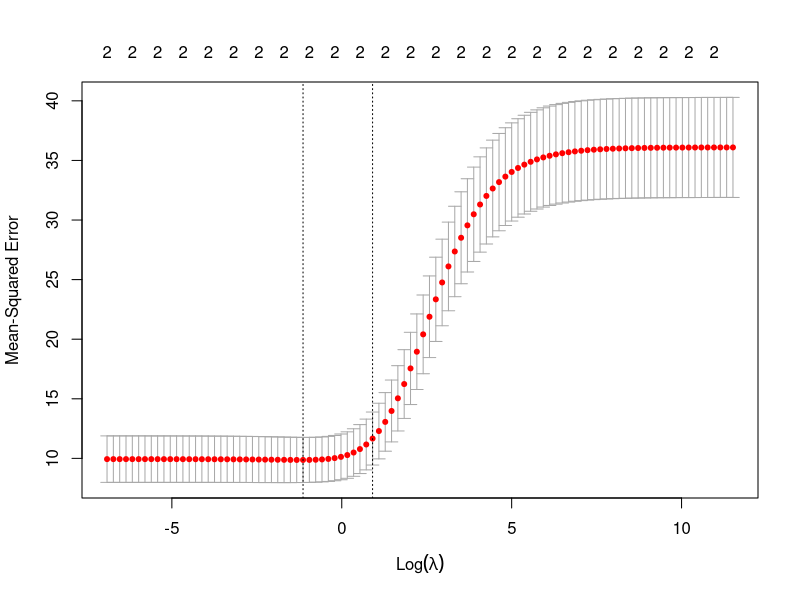
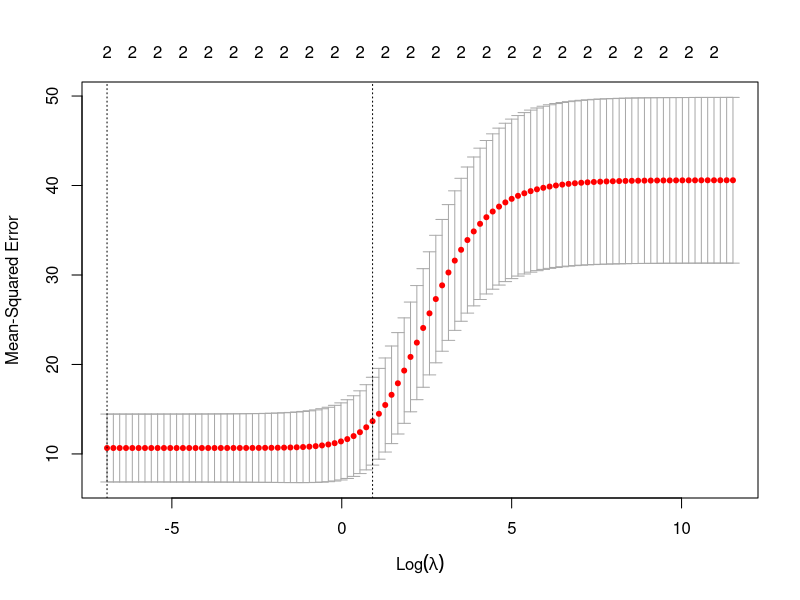
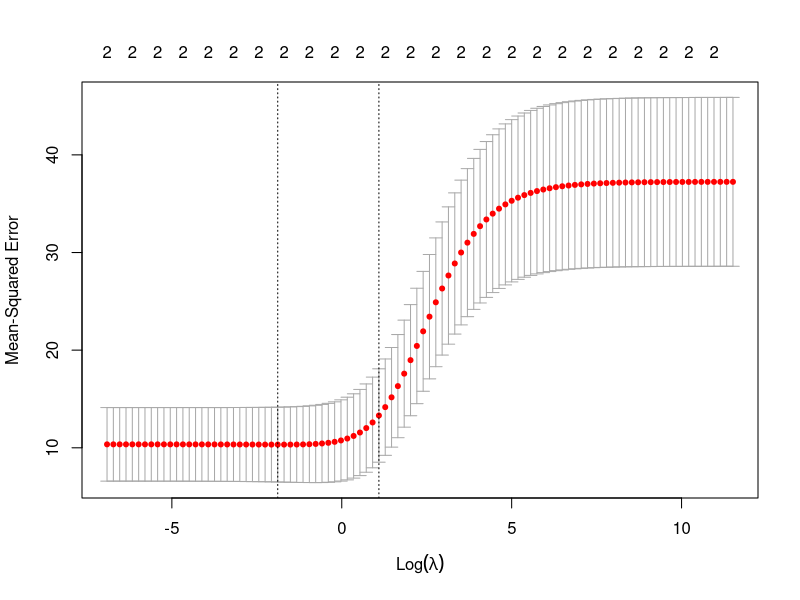
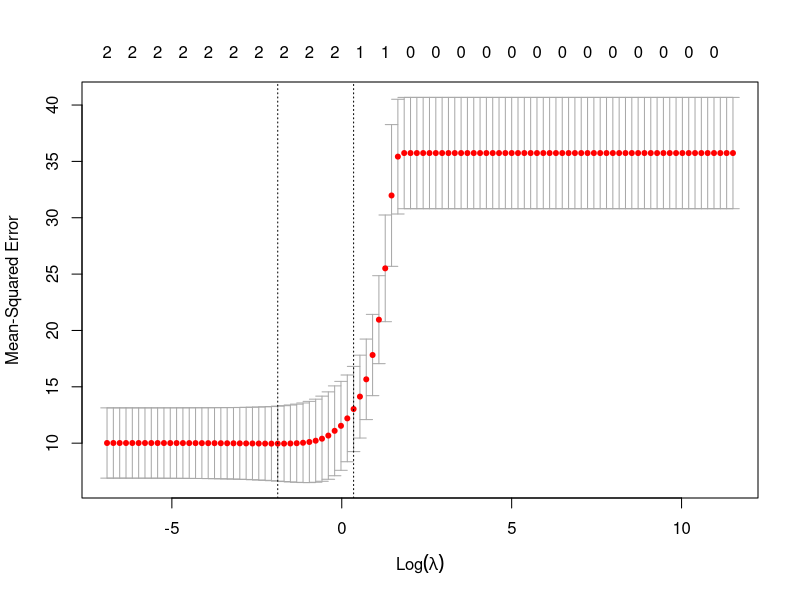
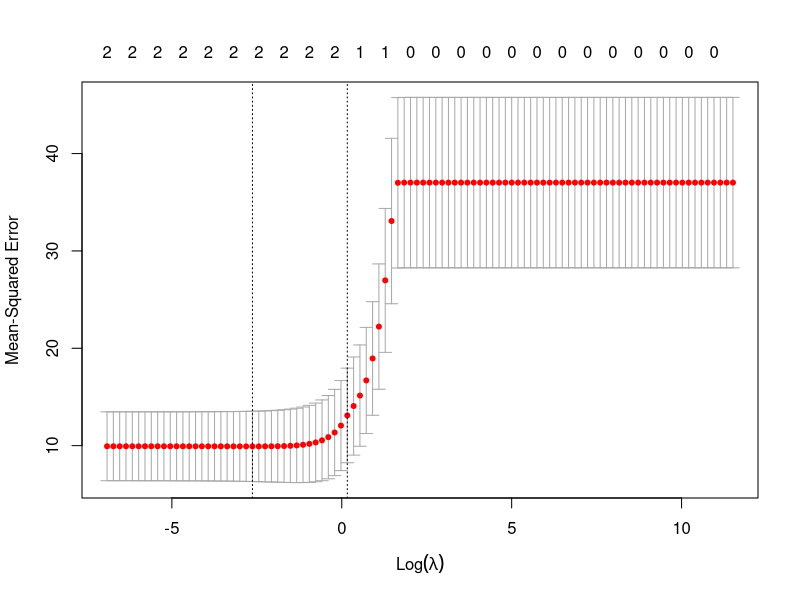
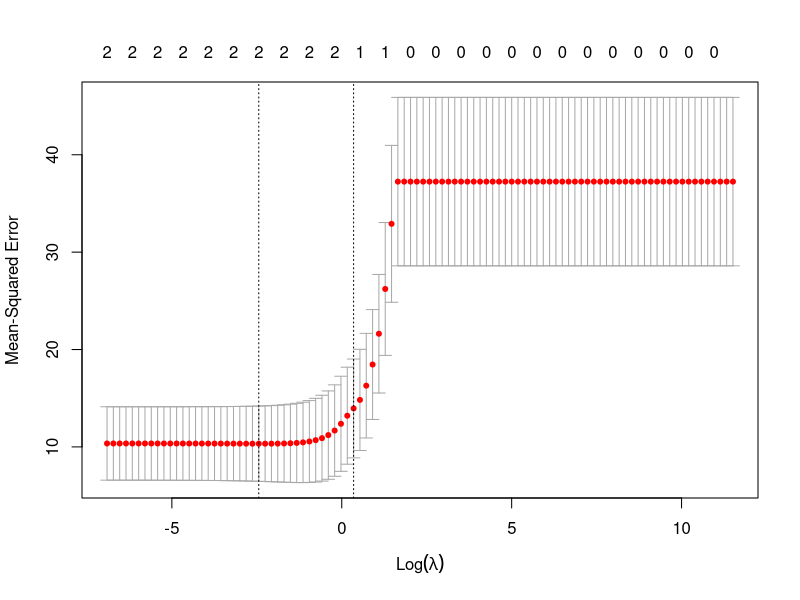
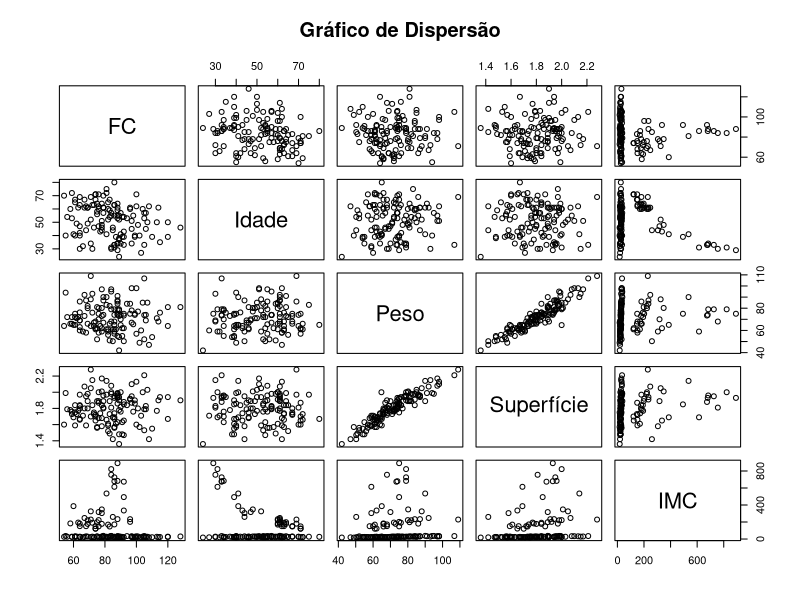

These charts were generated, in order, by the following R code:
## ---- chunk 1
library(here)
library(caret)
library(dplyr)
library(glmnet)
library(readxl)
library(magrittr)
## ---- chunk 2
table = read.csv(file = here('ep3/ex1', 'table.csv'), header=TRUE, sep=';')
table
## ---- chunk 3
qnorm(0.975)
## ---- chunk 4
y=exp(0.33); y
## ---- chunk 5
w=exp(-0.03); w
## ---- chunk 6
LI=y-qnorm(0.975)*0.10; LI
## ---- chunk 7
LS=y+qnorm(0.975)*0.10; LS
## ---- chunk 8
LI=w-qnorm(0.975)*0.005; LI
## ---- chunk 9
LS=w+qnorm(0.975)*0.005; LS
## ---- chunk 10
exp15=0.69+0.33*1-0.03*(15-5); exp15
## ---- chunk 11
esteira <- read_xls(here('data', 'esteira.xls'), range = cell_cols("B:D"))
esteira
## ---- chunk 12
names(esteira)
## ---- chunk 13
set.seed(123)
exemplos_treino <- esteira$VO2 %>% createDataPartition(p=0.8, list=FALSE)
train <- esteira[c(exemplos_treino), ]
test <- esteira[-exemplos_treino, ]

X <- model.matrix(VO2~., train) [,-1]
X_test <- model.matrix(VO2~., test) [,-1]
y <- train$VO2
## ---- chunk 14
cv_ridge <- cv.glmnet(X, y, alpha = 0)
cv_ridge$lambda.min
## ---- chunk 15
model_ridge <- glmnet(X, y, alpha = 0, lambda = cv_ridge$lambda.min)
coef(model_ridge)
## ---- chunk 16
ridge <- model.matrix(VO2 ~., test)[,-1]
predict_ridge <- model_ridge %>% predict(X_test) %>% as.vector()
data.frame(RMSE = RMSE(predict_ridge, test$VO2), Rsquare = R2(predict_ridge, test$VO2))
## ---- chunk 17
set.seed(123)
cv_lasso = cv.glmnet(X, y, alpha = 1)
cv_lasso$lambda.min
## ---- chunk 18
model_lasso <- glmnet(X, y, alpha = 1, lambda = cv_lasso$lambda.min)
coef(model_lasso)
## ---- chunk 19
predict_lasso <- model_lasso %>% predict(X_test) %>% as.vector()
data.frame(RMSE = RMSE(predict_lasso, test$VO2),Rsquare = R2(predict_lasso, test$VO2))
## ---- chunk 20
set.seed(123)
model_elastic <- train(VO2~., data=train, method="glmnet", trControl = trainControl("cv", number = 10), tuneLenght = 10)
model_elastic$bestTune
## ---- chunk 21
coef(model_elastic$finalModel, model_elastic$bestTune$lambda)
## ---- chunk 22
X_elastic = model.matrix(VO2~., test)[,-1]
predict_elastic <- model_elastic %>% predict(X_elastic)
data.frame(RMSE = RMSE(predict_elastic, test$VO2), Rsquare = R2(predict_elastic, test$VO2))
## ---- chunk 23
table = read.csv(file = here('ep3/ex2', 'table.csv'), header=TRUE)
table
## ---- chunk 24
esteira <- read_xls(here('data', 'esteira.xls'), range = cell_cols("B:D"))
esteira
## ---- chunk 25
names(esteira)
## ---- chunk 26
# centralizando o conjunto
y <- esteira %>% select(VO2) %>% scale(center = TRUE, scale = FALSE) %>% as.matrix()
X <- esteira %>% select(-VO2) %>% as.matrix()

# Realiza o k-fold Cross-Validation pra escolher o Lambda
# Vetor lambdas_to_try de -3 a 5, com tamanho 100
lambdas_to_try <- 10^seq(-3, 5, length.out = 100)

ridge_cv_4 <- cv.glmnet(X, y, alpha = 0, lambda = lambdas_to_try, standardize = TRUE, nfolds = 4)

ridge_cv_10 <- cv.glmnet(X, y, alpha = 0, lambda = lambdas_to_try, standardize = TRUE, nfolds = 10)

# Para LeaveOneOut CV
n = length(y)  #n = 28
ridge_cv_n <- cv.glmnet(X, y, alpha = 0, lambda = lambdas_to_try, standardize = TRUE, nfolds = n)
## ---- chunk 27
plot(ridge_cv_4)
## ---- chunk 28
plot(ridge_cv_10)
## ---- chunk 29
plot(ridge_cv_n)
## ---- chunk 30
print(list(ridge_cv_4$lambda.min, ridge_cv_10$lambda.min, ridge_cv_n$lambda.min))
## ---- chunk 31
ridge_4 <- glmnet(X, y, alpha=0, lambda = ridge_cv_4$lambda.min, standardize = TRUE)
ridge_10 <- glmnet(X, y, alpha=0, lambda = ridge_cv_10$lambda.min, standardize = TRUE)
ridge_n <- glmnet(X, y, alpha=0, lambda = ridge_cv_n$lambda.min, standardize = TRUE)
 
print(list(coef(ridge_4), coef(ridge_10), coef(ridge_n)))
## ---- chunk 32
y_predict_4 <- predict(ridge_4, X)
y_predict_10 <- predict(ridge_10, X)
y_predict_n <- predict(ridge_n, X)

## ---- chunk 33

ssr_cv_4 <- t(y - y_predict_4) %*% (y - y_predict_4)
ssr_cv_10 <- t(y - y_predict_10) %*% (y - y_predict_10)
ssr_cv_n <- t(y - y_predict_n) %*% (y - y_predict_n)
print(list(ssr_cv_4, ssr_cv_10, ssr_cv_n))
## ---- chunk 34
rsq_ridge_4 <- cor(y, y_predict_4)^2
rsq_ridge_10 <- cor(y, y_predict_10)^2
rsq_ridge_n <- cor(y, y_predict_n)^2
print(list(rsq_ridge_4, rsq_ridge_10, rsq_ridge_n))
## ---- chunk 35
######################## LASSO ###########################
lasso_cv_4 <- cv.glmnet(X, y, alpha=1, lambda = lambdas_to_try, standardize = TRUE, nfolds = 4)
lasso_cv_10 <- cv.glmnet(X, y, alpha=1, lambda = lambdas_to_try, standardize = TRUE, nfolds = 10)
lasso_cv_n <- cv.glmnet(X, y, alpha=1, lambda = lambdas_to_try, standardize = TRUE, nfolds = n)
## ---- chunk 36
plot(lasso_cv_4)
## ---- chunk 37
plot(lasso_cv_10)
## ---- chunk 38
plot(lasso_cv_n)
## ---- chunk 39
# Lambdas
print(list(lasso_cv_4$lambda.min, lasso_cv_10$lambda.min, lasso_cv_n$lambda.min))
## ---- chunk 40
# Modelos
lasso_4 <- glmnet(X, y, alpha = 1, lambda = lasso_cv_4$lambda.min, standardize = TRUE)
lasso_10 <- glmnet(X, y, alpha = 1, lambda = lasso_cv_10$lambda.min, standardize = TRUE)
lasso_n <- glmnet(X, y, alpha = 1, lambda = lasso_cv_n$lambda.min, standardize = TRUE)
 
print(list(coef(lasso_4), coef(lasso_10), coef(lasso_n)))
## ---- chunk 41
# Predições
y_lasso_4 <- predict(lasso_4, X)
y_lasso_10 <- predict(lasso_10, X)
y_lasso_n <- predict(lasso_n, X)
## ---- chunk 42
# Resíduos
ssr_lasso_4 <- t(y - y_lasso_4) %*% (y - y_lasso_4)
ssr_lasso_10 <- t(y - y_lasso_10) %*% (y - y_lasso_10)
ssr_lasso_n <- t(y - y_lasso_n) %*% (y - y_lasso_n)
 
print(list(ssr_lasso_4, ssr_lasso_10, ssr_lasso_n))
## ---- chunk 43
# Ajuste R²
rsq_lasso_4 <- cor(y, y_lasso_4)^2
rsq_lasso_10 <- cor(y, y_lasso_10)^2
rsq_lasso_n <- cor(y, y_lasso_n)^2
print(list(rsq_lasso_4, rsq_lasso_10, rsq_lasso_n))
## ---- chunk 44
#Separando o DataSet
names(esteira)
## ---- chunk 45
# separando em dados de teste e treino para CV
set.seed(123)
exemplos_treino <- esteira$VO2 %>% createDataPartition(p=0.8, list=FALSE)

train <- esteira[c(exemplos_treino), ]
test <- esteira[-exemplos_treino, ]

train_center <- train %>% scale(center = TRUE, scale = FALSE)
test_center <- test %>% scale(center = TRUE, scale = FALSE)
## ---- chunk 46
#Variaveis de predição
X <- model.matrix(VO2~., train) [,-1] # n = 24
y <- train$VO2

X_center <- model.matrix(VO2~., as.data.frame(train_center)) [,-1]
y_center <- as.data.frame(train_center)$VO2
## ---- chunk 47
#usando o pacote caret
#Definindo o Range possível de Lambda
lambda <- 10^seq(-3, 3, length = 100)
## ---- chunk 48
#ridge
set.seed(123)
ridge <- train(VO2~., data = train, method = "glmnet", trControl = trainControl("cv", number = 4), tuneGrid = expand.grid(alpha = 0, lambda = lambda))
ridge$bestTune$lambda
 
coef(ridge$finalModel, ridge$bestTune$lambda)
 
predictions_ridge <- ridge %>% predict(test)
data.frame(RMSE = RMSE(predictions_ridge, test$VO2),Rsquare = R2(predictions_ridge, test$VO2))
## ---- chunk 49
#Lasso
set.seed(123)
lasso <- train(VO2~., data = train, method = "glmnet", trControl = trainControl("cv", number = 4), tuneGrid = expand.grid(alpha = 1, lambda = lambda))
lasso$bestTune$lambda

coef(lasso$finalModel, lasso$bestTune$lambda)

predictions_lasso = lasso %>% predict(test)

data.frame(RMSE = RMSE(predictions_lasso, test$VO2),Rsquare = R2(predictions_lasso, test$VO2))
## ---- chunk 50
# Elastic (deveria ser o mesmo do anterior)
set.seed(123)
elastic <- train(VO2~., data = train, method = "glmnet", trControl = trainControl("cv", number = 4), tuneLength = 10)
elastic$bestTune$lambda

coef(elastic$finalModel, elastic$bestTune$lambda)
 
predictions_elastic = elastic %>% predict(test)
data.frame(RMSE = RMSE(predictions_elastic, test$VO2), Rsquare = R2(predictions_elastic, test$VO2)) 

models <- list(ridge = ridge, lasso = lasso, elastic = elastic)
resamples(models) %>% summary( metric = "RMSE")
## ---- chunk 51
esforco = read_xlsx(here('ep3/ex3', 'esforco.xlsx'))
esforco
## ---- chunk 52
# Holdout
set.seed(123)
train_samples <- esforco$FC %>% createDataPartition(p=0.8, list=FALSE)

treino <- esforco[c(train_samples), ]
teste <- esforco[-train_samples, ]
X <- model.matrix(FC~., treino)[,-1]
y <- treino$FC
treino_center <- treino %>% scale(center = TRUE, scale = FALSE)
teste_center <- teste %>% scale(center = TRUE, scale = FALSE)
X_center <- X %>% scale(center = TRUE, scale = FALSE)
y_center <- y %>% scale(center = TRUE, scale = FALSE)
## ---- chunk 53
#### RIDGE
ridge_cv_4 <- cv.glmnet(X, y, alpha = 0, nfolds = 4)
ridge_cv_4$lambda.min
## ---- chunk 54
ridge_cv_10 <- cv.glmnet(X, y, alpha = 0, nfolds = 10)
ridge_cv_10$lambda.min
## ---- chunk 55
ridge_4 <- glmnet(X, y, alpha = 0, lambda = ridge_cv_4$lambda.min, nfolds = 4)
coef(ridge_4)
## ---- chunk 56
ridge_10 <- glmnet(X, y, alpha = 0, lambda = ridge_cv_10$lambda.min, nfolds = 10)
coef(ridge_10)
## ---- chunk 57
X_teste <- model.matrix(FC~., teste)[,-1]
ridge_pred_4 <- ridge_4 %>% predict(X_teste)
ridge_pred_10 <- ridge_10 %>% predict(X_teste)
## ---- chunk 58
data.frame(RMSE = RMSE(ridge_pred_4, teste$FC), Rsquare = R2(ridge_pred_4, teste$FC))
## ---- chunk 59
data.frame(RMSE = RMSE(ridge_pred_10, teste$FC), Rsquare = R2(ridge_pred_10, teste$FC))
## ---- chunk 60
############## CENTRALIZADO #################
ridge_cv_10_c <- cv.glmnet(X_center, y_center, alpha = 0, nfolds = 10)
ridge_cv_10_c$lambda.min
## ---- chunk 61
ridge_10_c <- glmnet(X_center, y_center, alpha = 0, lambda = ridge_cv_10_c$lambda.min)
coef(ridge_10_c)
## ---- chunk 62
X_teste_c <-model.matrix(FC~., as.data.frame(teste_center))[,-1]
ridge_pred_10_c <- ridge_10_c %>% predict (X_teste_c)
data.frame(RMSE = RMSE(ridge_pred_10_c, teste_center[,1]), Rsquare = R2(ridge_pred_10_c, teste_center[,1]))
## ---- chunk 63
## LASSO
set.seed(123)
lasso_cv <- cv.glmnet(X, y, aplha = 1, lambda = NULL, nfolds = 10)
lasso_cv$lambda.min
## ---- chunk 64
lasso <- glmnet(X, y, alpha = 1, lambda = lasso_cv$lambda.min, nfolds = 10)
coef(lasso)
## ---- chunk 65
lasso_pred <- lasso %>% predict(X_teste) %>% as.vector()
data.frame(RMSE = RMSE(lasso_pred, teste$FC), Rsquare = R2(lasso_pred, teste$FC))
## ---- chunk 66
### LASSO CENTER
lasso_cv_c <- cv.glmnet(X_center, y_center, alpha = 1, lambda = NULL, nfolds = 10)
lasso_cv_c$lambda.min
## ---- chunk 67
lasso_c <- glmnet(X_center, y_center, alpha = 1, lambda = lasso_cv_c$lambda.min, nfolds = 10)
coef(lasso_c)
## ---- chunk 68
lasso_pred_c <- lasso_c %>% predict(X_teste_c)
data.frame(RMSE = RMSE(lasso_pred_c, teste_center[,1]), Rsquare = R2(lasso_pred_c, teste_center[,1]))
## ---- chunk 69
##TESTE CARET PACKAGE
set.seed(123)
lambda <- 10^seq(-3, 3, length=100)
 
ridge1 <- train(FC~., data = treino, method = "glmnet", trControl = trainControl("cv", number = 10), tuneGrid = expand.grid(alpha = 0, lambda = lambda))
coef(ridge1)
## ---- chunk 70
coef(ridge1$finalModel, ridge1$bestTune$lambda)
## ---- chunk 71
ridge1_pred <- ridge1 %>% predict(teste)
data.frame(RMSE = RMSE(ridge1_pred, teste$FC), Rsquare = R2(ridge1_pred, teste$FC))
## ---- chunk 72
# Lasso
lasso1 <- train(FC~., data = treino, method = "glmnet", trControl = trainControl("cv", number = 10), tuneGrid = expand.grid(alpha = 1, lambda = lambda))
coef(lasso1$finalModel, lasso1$bestTune$lambda)
## ---- chunk 73
lasso1_pred <- lasso1 %>% predict(X_teste)
data.frame(RMSE = RMSE(lasso1_pred, teste$FC), Rsquare = R2(lasso1_pred, teste$FC))
## ---- chunk 74
## ELASTIC
set.seed(123)
elastic <- train(FC~., data=treino, method = "glmnet", trControl = trainControl ("cv", number = 10), tuneLenght = 10)
elastic$bestTune
## ---- chunk 75
coef(elastic$finalModel, elastic$bestTune$lambda)
## ---- chunk 76
pred <- elastic %>% predict(X_teste)
data.frame(RMSE = RMSE(pred, teste$FC), Rsquare = R2(pred, teste$FC))
## ---- chunk 77
# Comparação entre os modelos
models <- list(ridge = ridge1, lasso = lasso1, elastic = elastic)
resamples(models) %>% summary( metric = "RMSE")

## ---- chunk 78
ridge2 <- train(FC~., data = treino, method = "glmnet", trControl = trainControl("cv", number = 10), tuneGrid = expand.grid(alpha = 0, lambda = lambda))
coef(ridge2$finalModel, ridge2$bestTune$lambda)
## ---- chunk 79
ridge2_pred <- ridge2 %>% predict(X_teste)
data.frame(RMSE = RMSE(ridge2_pred, teste$FC), Rsquare = R2(ridge2_pred, teste$FC))
## ---- chunk 80
#Lasso
lasso2 <- train(FC~., data = treino, method = "glmnet", trControl = trainControl("cv", number = 10), tuneGrid = expand.grid(alpha = 1, lambda = lambda))

coef(lasso2$finalModel, lasso2$bestTune$lambda)
## ---- chunk 81
lasso2_pred <- lasso2 %>% predict(X_teste)
data.frame(RMSE = RMSE(lasso2_pred, teste$FC), Rsquare = R2(lasso2_pred, teste$FC))
## ---- chunk 82
#Elastic
elastic2 <- train(FC~., data=treino, method = "glmnet", trControl = trainControl ("cv", number = 10), tuneLenght = 10)
elastic2$bestTune
## ---- chunk 83
coef(elastic2$finalModel, elastic2$bestTune$lambda)
## ---- chunk 84
elastic2_pred <- elastic2 %>% predict(X_teste)
data.frame(RMSE = RMSE(elastic2_pred, teste$FC), Rsquare = R2(elastic2_pred, teste$FC))
## ---- chunk 85
# Comparação entre os modelos
models <- list(ridge = ridge2, lasso = lasso2, elastic = elastic2)
resamples(models) %>% summary( metric = "RMSE")
## ---- chunk 86
pairs(esforco, main="Gráfico de Dispersão") 
## ---- chunk 87
cor(esforco)
## ---- chunk 88
# método stepwise
RLM.vacio=lm(formula=FC~1,esforco)
RLM.Completo=lm(formula = FC~.,esforco)
RLM.stepwise=step(RLM.vacio,scope=list(lower=RLM.vacio,upper=RLM.Completo),direction = "both")
## ---- chunk 89
summary(RLM.stepwise)
## ---- chunk 90
x <- rnorm(100); x
## ---- chunk 91
e <- rnorm(100); e
## ---- chunk 92
Bi = 5
y <- Bi + Bi*x + Bi*x^2 + Bi*x^3 + e
head(y)

## ---- chunk 93
### polinomial de grau 3
 
modelo4 <- lm(y~poly(x, 3))
summary(modelo4)

## ---- chunk 94
BIC(modelo4)
## ---- chunk 95
# polinomial de grau 2

modelo4_2 <- lm(y~poly(x, 2))
summary(modelo4_2)
## ---- chunk 96
BIC(modelo4_2)
## ---- chunk 97
library(readxl)
exercicio4 <- read_excel(here('ep3/ex4', 'exercicio4.xlsx'))
exercicio4
## ---- chunk 98
set.seed(123)
train_samples <- exercicio4$y %>% createDataPartition(p=0.8, list = FALSE)
treino <- exercicio4[c(train_samples), ]
teste <- exercicio4[-train_samples, ]
X <- model.matrix(y~., treino)[,-1]
y <- treino$y
############ RIDGE ##########
ridge_cv <- cv.glmnet(X, y, alpha=0)
ridge_cv$lambda.min
## ---- chunk 99
ridge <- glmnet(X, y, alpha = 0, lambda = ridge_cv$lambda.min)
coef(ridge)
## ---- chunk 100
X_teste <- model.matrix(y~., teste)[,-1]
ridge_pred <- ridge %>% predict(X_teste)
data.frame(RMSE = RMSE(ridge_pred, teste$y), Rsquared = R2(ridge_pred, teste$y))
## ---- chunk 101
#### Lasso
lasso_cv <- cv.glmnet(X, y, alpha=1)
lasso_cv$lambda.min
## ---- chunk 102
lasso <- glmnet(X, y, alpha = 1, lambda = lasso_cv$lambda.min)
coef(lasso)
## ---- chunk 103
lasso_pred <- lasso %>% predict(X_teste)
data.frame(RMSE = RMSE(lasso_pred, teste$y), Rsquared = R2(lasso_pred, teste$y))
